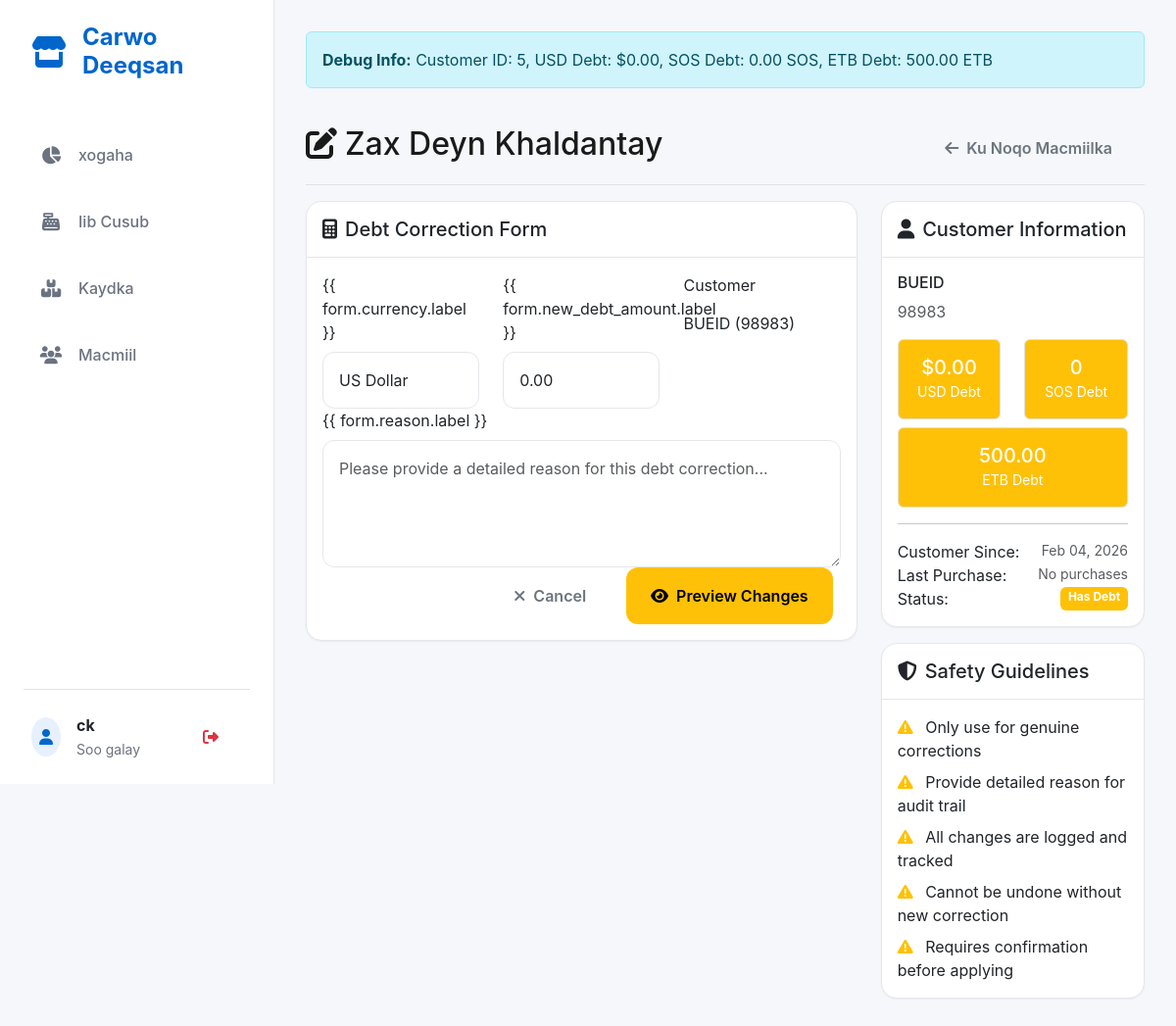
Screenshot of /customers/5/correct-debt/ (signed in) with the database file from the repository.
### core/models.py (models this page shows, shortened)
class User(AbstractUser):
    phone = models.CharField(max_length=15, blank=True, null=True)
    date_created = models.DateTimeField(auto_now_add=True)
    date_updated = models.DateTimeField(auto_now=True)
    class Meta:
        verbose_name = "Admin User"
        verbose_name_plural = "Admin Users"

class Customer(models.Model):
    name = models.CharField(max_length=200, blank=True, null=True)
    phone = models.CharField(max_length=15, blank=True, null=True)
    pno = models.CharField(max_length=50, null=True, blank=True, verbose_name="Customer PNO")
    total_debt_usd = models.DecimalField(max_digits=10, decimal_places=2, default=0.00, help_text="Total debt in USD")
    total_debt_sos = models.DecimalField(max_digits=10, decimal_places=2, default=0.00, help_text="Total debt in SOS")
    total_debt_etb = models.DecimalField(max_digits=10, decimal_places=2, default=0.00, help_text="Total debt in ETB")
    date_created = models.DateTimeField(auto_now_add=True)
    last_purchase_date = models.DateTimeField(null=True, blank=True)
    is_active = models.BooleanField(default=True)
    class Meta:
        verbose_name = "Customer"
        verbose_name_plural = "Customers"

### core/views.py (the view)
# urls.py: path('customers/<int:customer_id>/correct-debt/', views.correct_customer_debt, name='correct_customer_debt'),
@superuser_required
def correct_customer_debt(request, customer_id):
    customer = get_object_or_404(Customer, id=customer_id)
    if request.method == 'POST':
        form = DebtCorrectionForm(request.POST, customer=customer)
        if form.is_valid():
            currency = form.cleaned_data['currency']
            new_debt_amount = form.cleaned_data['new_debt_amount']
            reason = form.cleaned_data['reason']
            old_debt_amount = form.cleaned_data['old_debt_amount']
            adjustment_amount = form.cleaned_data['adjustment_amount']
            with transaction.atomic():
                debt_correction = DebtCorrection.objects.create(
                    customer=customer,
                    currency=currency,
                    old_debt_amount=old_debt_amount,
                    new_debt_amount=new_debt_amount,
                    adjustment_amount=adjustment_amount,
                    reason=reason,
                    user=request.user,
                    ip_address=request.META.get('REMOTE_ADDR')
                )
                if currency == 'USD':
                    customer.total_debt_usd = new_debt_amount
                elif currency == 'SOS':
                    customer.total_debt_sos = new_debt_amount
                elif currency == 'ETB':
                    customer.total_debt_etb = new_debt_amount
                customer.save()
                log_audit_action(
                    request.user, 'DEBT_CORRECTED', 'Customer', customer.id,
                    f'Manual debt correction: {currency} {old_debt_amount} → {new_debt_amount} (adjustment: {adjustment_amount:+.2f}). Reason: {reason}',
                    request.META.get('REMOTE_ADDR')
                )
                messages.success(
                    request,
                    f'Debt corrected successfully! {currency} debt changed from {old_debt_amount} to {new_debt_amount} (adjustment: {adjustment_amount:+.2f})'
                )
                return redirect('core:customer_detail', customer_id=customer.id)
    else:
        form = DebtCorrectionForm(customer=customer)
    current_debt_usd = customer.total_debt_usd
    current_debt_sos = customer.total_debt_sos
    recent_corrections = customer.debt_corrections.all()[:5]
    context = {
        'customer': customer,
        'form': form,
        'current_debt_usd': current_debt_usd,
        'current_debt_sos': current_debt_sos,
        'current_debt_etb': customer.total_debt_etb,
        'recent_corrections': recent_corrections,
    }
    return render(request, 'core/correct_customer_debt.html', context)

### core/forms.py (shortened to what this page needs)
class DebtCorrectionForm(forms.ModelForm):
    CURRENCY_CHOICES = [
        ('USD', 'US Dollar'),
        ('SOS', 'Somaliland Shilling'),
        ('ETB', 'Ethiopian Birr'),
    ]
    currency = forms.ChoiceField(
        choices=CURRENCY_CHOICES,
        widget=forms.Select(attrs={'class': 'form-control'})
    )
    class Meta:
        model = DebtCorrection
        fields = ['currency', 'new_debt_amount', 'reason']
        widgets = {
            'new_debt_amount': forms.NumberInput(attrs={
                'class': 'form-control',
                'step': '0.01',
                'min': '0.00'
            }),
            'reason': forms.Textarea(attrs={
                'class': 'form-control',
                'rows': 4,
                'placeholder': 'Please provide a detailed reason for this debt correction...'
            })
        }
    def __init__(self, *args, **kwargs):
        self.customer = kwargs.pop('customer', None)
        super().__init__(*args, **kwargs)
        if self.customer:
            self.fields['currency'].initial = 'USD'  # Default to USD
            self.fields['new_debt_amount'].initial = self.customer.total_debt_usd

### core/permissions_policy.py (called while the page is built)
    def process_response(self, request, response):
        existing = response.get('Permissions-Policy')
        policy = "camera=(self)"
        if existing:
            if 'camera=' not in existing:
                response['Permissions-Policy'] = f"{existing}, {policy}"
        else:
            response['Permissions-Policy'] = policy
        return response

### core/views.py (called while the page is built)
def superuser_required(view_func):
    @wraps(view_func)
    def _wrapped_view(request, *args, **kwargs):
        if not request.user.is_authenticated:
            messages.error(request, "Authentication required.")
            return redirect('admin:login')
        if not request.user.is_superuser:
            messages.error(request, "Superuser privileges required.")
            return redirect('core:dashboard')
        return view_func(request, *args, **kwargs)
    return _wrapped_view

### core/templates/core/correct_customer_debt.html (shortened to what this page needs)
{% extends 'core/base.html' %}
{% block content %}
<div class="alert alert-info">
    <strong>Debug Info:</strong>
    Customer ID: {{ customer.id }},
    USD Debt: ${{ current_debt_usd|floatformat:2 }},
    SOS Debt: {{ current_debt_sos|floatformat:2 }} SOS,
    ETB Debt: {{ current_debt_etb|floatformat:2 }} ETB
</div>
<div class="d-flex justify-content-between flex-wrap flex-md-nowrap align-items-center pt-3 pb-2 mb-3 border-bottom">
    <h1 class="h2">
        <i class="fas fa-edit me-2"></i>Zax Deyn Khaldantay
    </h1>
    <div class="btn-toolbar mb-2 mb-md-0">
        <div class="btn-group me-2">
            <a href="{% url 'core:customer_detail' customer.id %}" class="btn btn-outline-secondary">
                <i class="fas fa-arrow-left me-2"></i>Ku Noqo Macmiilka
            </a>
        </div>
    </div>
</div>
<div class="row">
    <div class="col-lg-8">
        <div class="card">
            <div class="card-header">
                <h5 class="card-title mb-0">
                    <i class="fas fa-calculator me-2"></i>Debt Correction Form
                </h5>
            </div>
            <div class="card-body">
                <form method="post" id="debtCorrectionForm">
                    <div class="row">
                        <div class="col-md-4">
                            <label for="{{ form.currency.id_for_label }}" class="form-label">{{ form.currency.label
                                }}</label>
                            {{ form.currency }}
                        </div>
                        <div class="col-md-4">
                            <label for="{{ form.new_debt_amount.id_for_label }}" class="form-label">{{
                                form.new_debt_amount.label }}</label>
                            {{ form.new_debt_amount }}
                        </div>
                        <div class="col-md-4">
                            <label class="form-label">Customer</label>
                            <div class="form-control-plaintext">{{ customer.name }} ({{ customer.phone }})</div>
                        </div>
                    </div>
                    <div class="row">
                        <div class="col-12">
                            <label for="{{ form.reason.id_for_label }}" class="form-label">{{ form.reason.label
                                }}</label>
                            {{ form.reason }}
                        </div>
                    </div>
                    <div class="d-grid gap-2 d-md-flex justify-content-md-end">
                        <a href="{% url 'core:customer_detail' customer.id %}"
                            class="btn btn-outline-secondary me-md-2">
                            <i class="fas fa-times me-2"></i>Cancel
                        </a>
                        <button type="button" class="btn btn-warning me-md-2" id="previewBtn">
                            <i class="fas fa-eye me-2"></i>Preview Changes
                        </button>
                    </div>
                </form>
            </div>
        </div>
    </div>
    <div class="col-lg-4">
        <div class="card">
            <div class="card-header">
                <h5 class="card-title mb-0">
                    <i class="fas fa-user me-2"></i>Customer Information
                </h5>
            </div>
            <div class="card-body">
                <h6>{{ customer.name }}</h6>
                <p class="text-muted">{{ customer.phone }}</p>
                <div class="row text-center">
                    <div class="col-6">
                        <div class="border rounded p-3 bg-warning text-white">
                            <h5 class="mb-0">${{ current_debt_usd|floatformat:2 }}</h5>
                            <small>USD Debt</small>
                        </div>
                    </div>
                    <div class="col-6">
                        <div class="border rounded p-3 bg-warning text-white">
                            <h5 class="mb-0">{{ current_debt_sos|floatformat:0 }}</h5>
                            <small>SOS Debt</small>
                        </div>
                    </div>
                </div>
                <div class="row text-center mt-2">
                    <div class="col-12">
                        <div class="border rounded p-3 bg-warning text-white">
                            <h5 class="mb-0">{{ current_debt_etb|floatformat:2 }}</h5>
                            <small>ETB Debt</small>
                        </div>
                    </div>
                </div>
                <hr>
                <div class="d-flex justify-content-between">
                    <span>Customer Since:</span>
                    <small class="text-muted">{{ customer.date_created|date:"M d, Y" }}</small>
                </div>
                <div class="d-flex justify-content-between">
                    <span>Last Purchase:</span>
                    <small class="text-muted">
                        {% if customer.last_purchase_date %}
                        {{ customer.last_purchase_date|date:"M d, Y" }}
                        {% else %}
                        No purchases
                        {% endif %}
                    </small>
                </div>
                <div class="d-flex justify-content-between">
                    <span>Status:</span>
                    {% if current_debt_usd > 0 or current_debt_sos > 0 or current_debt_etb > 0 %}
                    <span class="badge bg-warning">Has Debt</span>
                    {% else %}
                    <span class="badge bg-success">Good Standing</span>
                    {% endif %}
                </div>
            </div>
        </div>
        <div class="card mt-3">
            <div class="card-header">
                <h5 class="card-title mb-0">
                    <i class="fas fa-shield-alt me-2"></i>Safety Guidelines
                </h5>
            </div>
            <div class="card-body">
                <ul class="list-unstyled mb-0">
                    <li class="mb-2">
                        <i class="fas fa-exclamation-triangle text-warning me-2"></i>
                        Only use for genuine corrections
                    </li>
                    <li class="mb-2">
                        <i class="fas fa-exclamation-triangle text-warning me-2"></i>
                        Provide detailed reason for audit trail
                    </li>
                    <li class="mb-2">
                        <i class="fas fa-exclamation-triangle text-warning me-2"></i>
                        All changes are logged and tracked
                    </li>
                    <li class="mb-2">
                        <i class="fas fa-exclamation-triangle text-warning me-2"></i>
                        Cannot be undone without new correction
                    </li>
                    <li>
                        <i class="fas fa-exclamation-triangle text-warning me-2"></i>
                        Requires confirmation before applying
                    </li>
                </ul>
            </div>
        </div>
    </div>
</div>
{% endblock %}

### core/templates/core/base.html (shortened to what this page needs)
<!DOCTYPE html>
<html lang="so">
<head>
    <link href="https://cdn.jsdelivr.net/npm/bootstrap@5.3.0/dist/css/bootstrap.min.css" rel="stylesheet">
    <link rel="stylesheet" href="https://cdnjs.cloudflare.com/ajax/libs/font-awesome/6.4.0/css/all.min.css">
    <link rel="stylesheet" href="https://cdnjs.cloudflare.com/ajax/libs/animate.css/4.1.1/animate.min.css" />
</head>
<body>
    <div class="app-shell">
        <nav class="desktop-sidebar">
            <div class="mb-5 px-2">
                <a href="{% url 'core:dashboard' %}"
                    class="d-flex align-items-center text-primary text-decoration-none">
                    <i class="fas fa-store fa-2x me-3"></i>
                    <span class="h4 mb-0 fw-bold">Carwo Deeqsan</span>
                </a>
            </div>
            <div class="d-flex flex-column gap-2 flex-grow-1">
                <a href="{% url 'core:dashboard' %}"
                    class="nav-item {% if request.resolver_match.url_name == 'dashboard' %}active{% endif %}">
                    <i class="fas fa-chart-pie"></i> xogaha
                </a>
                {% if user.is_superuser or user.can_sell %}
                <a href="{% url 'core:create_sale' %}"
                    class="nav-item {% if request.resolver_match.url_name == 'create_sale' %}active{% endif %}">
                    <i class="fas fa-cash-register"></i> Iib Cusub
                </a>
                {% endif %}
                {% if user.is_superuser or user.can_restock %}
                <a href="{% url 'core:inventory_list' %}"
                    class="nav-item {% if request.resolver_match.url_name == 'inventory_list' %}active{% endif %}">
                    <i class="fas fa-boxes"></i> Kaydka
                </a>
                {% endif %}
                <a href="{% url 'core:customers_list' %}"
                    class="nav-item {% if request.resolver_match.url_name == 'customers_list' %}active{% endif %}">
                    <i class="fas fa-users"></i> Macmiil
                </a>
            </div>
            <div class="mt-auto pt-4 border-top">
                <div class="d-flex align-items-center justify-content-between px-2">
                    <div class="d-flex align-items-center">
                        <div class="bg-primary bg-opacity-10 text-primary rounded-circle p-2 me-3"><i
                                class="fas fa-user"></i></div>
                        <div>
                            <div class="fw-bold text-dark">{{ user.get_full_name|default:user.username }}</div>
                            <small class="text-secondary">Soo galay</small>
                        </div>
                    </div>
                    <form method="post" action="{% url 'logout' %}">{% csrf_token %}<button type="submit"
                            class="btn btn-sm btn-outline-danger border-0"><i class="fas fa-sign-out-alt"></i></button>
                    </form>
                </div>
            </div>
        </nav>
        <main class="main-content">
            {% block content %}{% endblock %}
        </main>
    </div>
</body>
</html>

### rows the page displays
User: get_full_name "ck"
Customer: id "5", total_debt_usd "0.00", total_debt_sos "0.00", total_debt_etb "500.00", name "BUEID", phone "98983", total_debt_sos "0", date_created "Feb 04, 2026"
